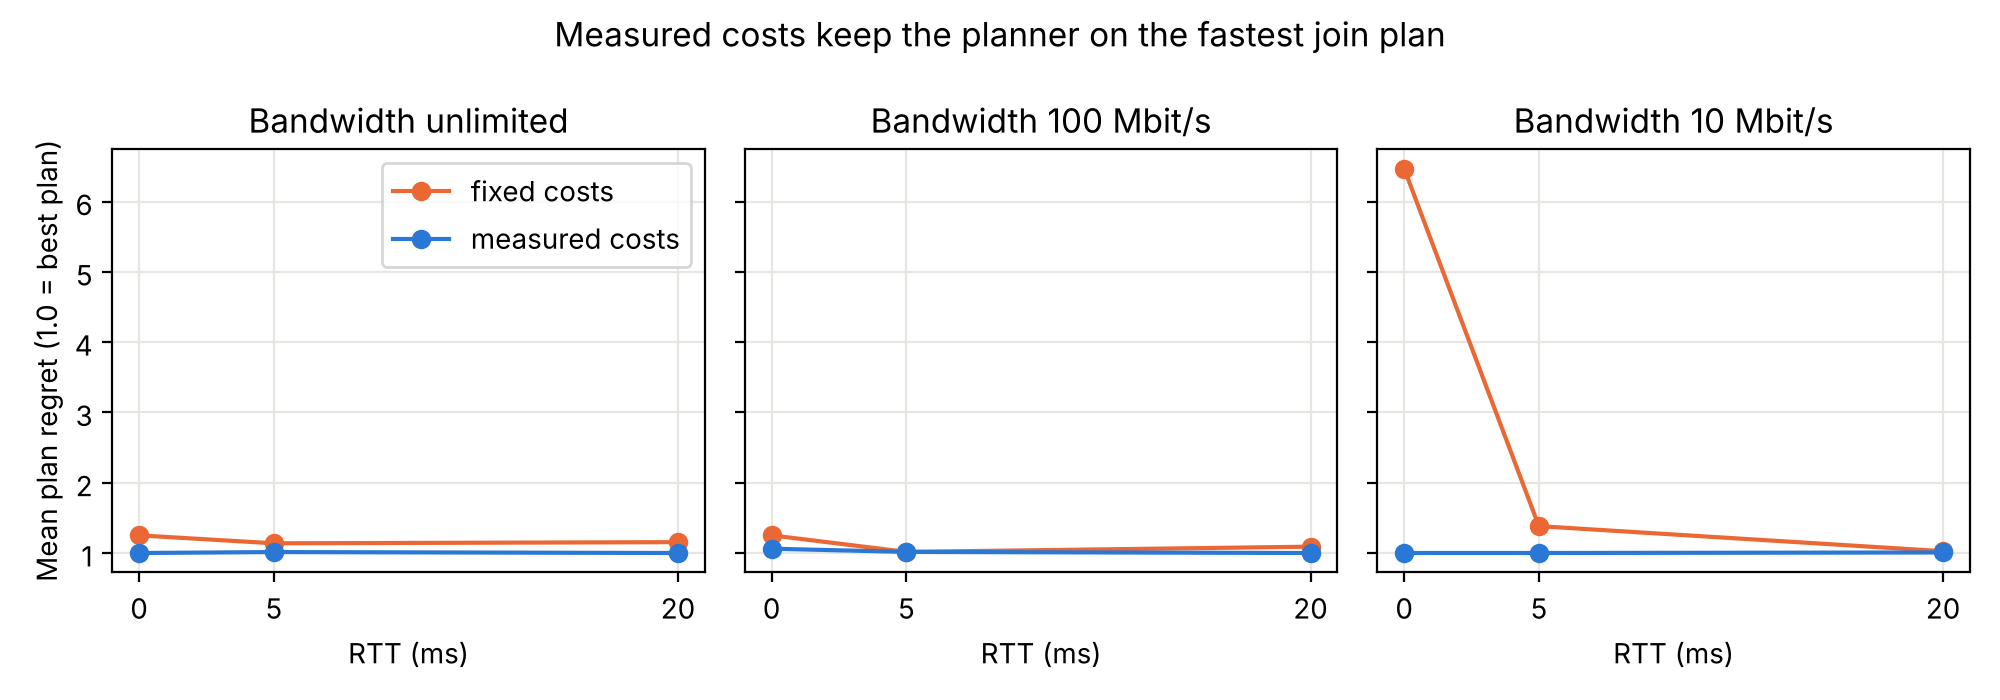

This figure's Python source:
# Figure 1: how much slower the chosen join plan is than the best one,
# for fixed costs and measured costs, at each RTT and bandwidth.
# Data: results/sweep_costs.csv     Output: graphs/fig1_regret.png
import csv
import matplotlib.pyplot as plt

rows = []
with open("results/sweep_costs.csv") as f:
    for r in csv.DictReader(f):
        rows.append(r)

rtts = [0, 5, 20]
bws = [0, 100, 10]
bw_name = {0: "unlimited", 100: "100 Mbit/s", 10: "10 Mbit/s"}


def mean_regret(model, bw, rtt):
    total = 0
    count = 0
    for r in rows:
        if r["model"] == model and int(r["bw"]) == bw and int(r["rtt"]) == rtt:
            total = total + float(r["regret"])
            count = count + 1
    return total / count


fig, axes = plt.subplots(1, 3, figsize=(10, 3.5), sharey=True)
for i in range(3):
    ax = axes[i]
    bw = bws[i]
    fixed = []
    measured = []
    for rtt in rtts:
        fixed.append(mean_regret("static", bw, rtt))
        measured.append(mean_regret("measured", bw, rtt))
    ax.plot(rtts, fixed, marker="o", color="#eb6834", label="fixed costs")
    ax.plot(rtts, measured, marker="o", color="#2a78d6", label="measured costs")
    ax.set_title("Bandwidth " + bw_name[bw])
    ax.set_xlabel("RTT (ms)")
    ax.set_xticks(rtts)
    ax.grid(True, color="#e6e6e3")

axes[0].set_ylabel("Mean plan regret (1.0 = best plan)")
axes[0].legend()
fig.suptitle("Measured costs keep the planner on the fastest join plan")
fig.tight_layout()
fig.savefig("graphs/fig1_regret.png", dpi=200)
print("wrote graphs/fig1_regret.png")
